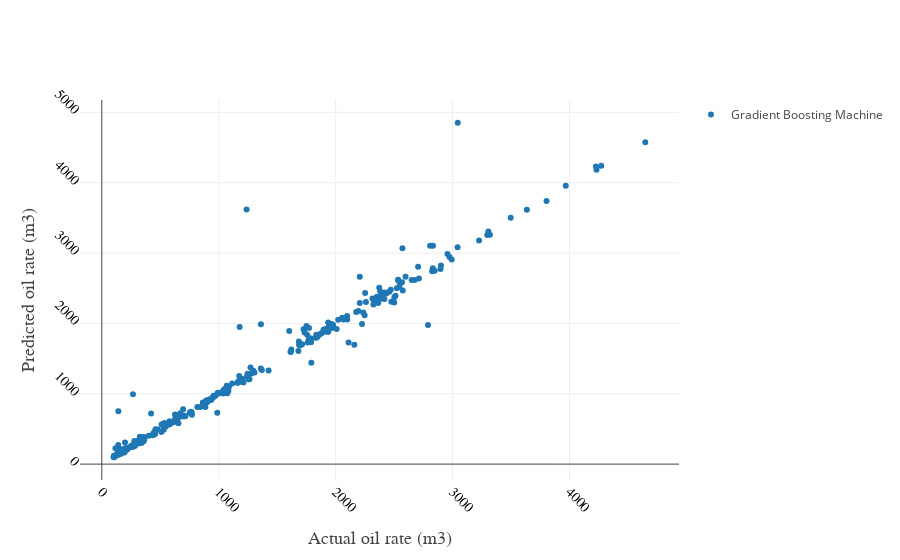

This figure's notebook cell:
### Code cell
y_pred_gbm = scaler_y.inverse_transform(GBoost.predict(x_test).reshape(-1,1))
trace1 = go.Scatter(x = y_act.reshape(-1,),
                    y = y_pred_gbm.reshape(-1,),
                   name = "Gradient Boosting Machine",
                   mode = 'markers',
                   line=dict(width=10))
data = [trace1]
layout = go.Layout(showlegend = True,
    xaxis=dict(
        title='Actual oil rate (m3)',
        titlefont=dict(
            family='Arial, sans-serif',
            size=18,
            #color='lightgrey'
        ),
        showticklabels=True,
        tickangle=45,
        tickfont=dict(
            family='Old Standard TT, serif',
            size=14,
            color='black'
        ),
        exponentformat='e',
        showexponent='all'
    ),
    yaxis=dict(
        title='Predicted oil rate (m3)',
        titlefont=dict(
            family='Arial, sans-serif',
            size=18,
            #color='lightgrey'
        ),
        showticklabels=True,
        tickangle=45,
        tickfont=dict(
            family='Old Standard TT, serif',
            size=14,
            color='black'
        ),
        exponentformat='e',
        showexponent='all'
    )
)
fig = go.Figure(data=data, layout = layout)
py.iplot(fig,filename='show-legend')

### Figure 1 — Plotly figure (JSON) as saved in the notebook; plotly's stock layout.template omitted (floating-point values rounded to 4 significant figures; data arrays with more than 128 entries replaced by an {"elided": "..."} marker saying what was removed)
{"data": [{"line": {"width": 10}, "mode": "markers", "name": "Gradient Boosting Machine", "type": "scatter", "uid": "cb640267-3080-48e7-ad81-da71c2fac09d", "x": {"elided": "355 float values"}, "y": {"elided": "355 float values"}}], "layout": {"showlegend": true, "xaxis": {"exponentformat": "e", "showexponent": "all", "showticklabels": true, "tickangle": 45, "tickfont": {"color": "black", "family": "Old Standard TT, serif", "size": 14}, "title": {"font": {"family": "Arial, sans-serif", "size": 18}, "text": "Actual oil rate (m3)"}}, "yaxis": {"exponentformat": "e", "showexponent": "all", "showticklabels": true, "tickangle": 45, "tickfont": {"color": "black", "family": "Old Standard TT, serif", "size": 14}, "title": {"font": {"family": "Arial, sans-serif", "size": 18}, "text": "Predicted oil rate (m3)"}}}}
